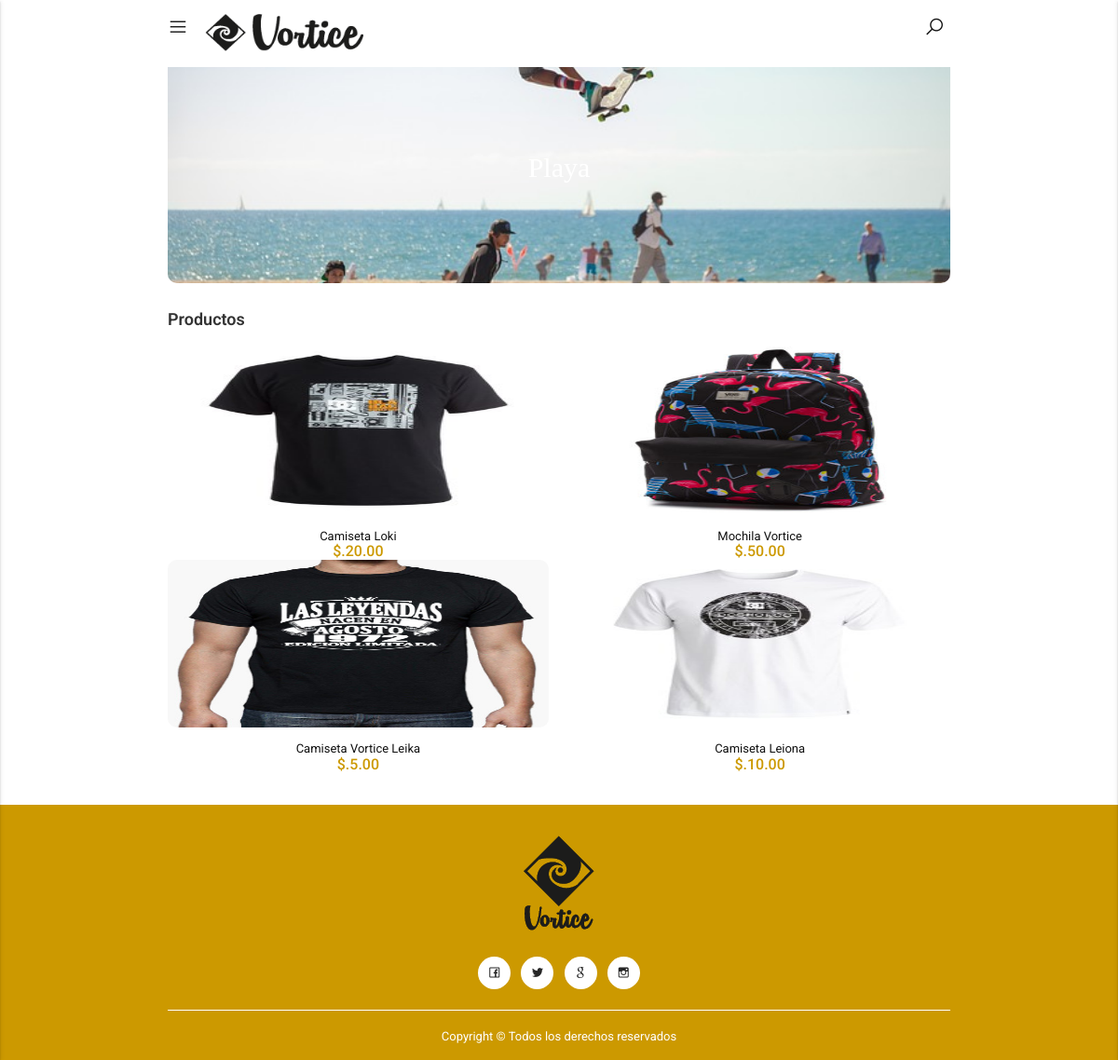
Page /seccion/Hombre/coleccion/Playa/ on the committed database.
### Inicio/models.py (models this page shows, shortened)
class Vortice(models.Model):
    favicon_amarillo=models.ImageField(upload_to='favicon', help_text='imagenes 20*20')
    favicon_negro = models.ImageField(upload_to='favicon', help_text='imagenes 20*20')
    logo_horizontal = models.ImageField(upload_to='favicon',null=True, blank=True, help_text='imagenes 20*20')
    logo_amarillo = models.ImageField(upload_to='favicon', help_text='imagenes 20*20')
    logo_negro = models.ImageField(upload_to='favicon', help_text='imagenes 20*20')
    representante = models.CharField(max_length=100, null=True, blank=True)
    celular = models.CharField(max_length=11, null=True, blank=True)
    celular2 = models.CharField(max_length=100, null=True, blank=True)
    correo = models.EmailField(null=True, blank=True)
    titulo = models.CharField(max_length=100, null=True, blank=True)
    nosotros=models.TextField(max_length=500, null=True, blank=True)
    imagen = models.ImageField(upload_to='vortice', null=True, blank=True, help_text='imagenes 20*20')
    class Meta:
        verbose_name_plural = "1. Vortice"

### Cliente/models.py (models this page shows, shortened)
class Coleccion(models.Model):
    nuevo=models.BooleanField(default=False)
    seccion=models.ForeignKey(Seccion_Cliente, on_delete=models.CASCADE )
    tema=models.CharField(max_length=30, null=True, blank=True)
    imagen=models.FileField(upload_to='media', null=True, blank=True, help_text='100x100')
    portada=models.FileField(upload_to='media', null=True, blank=True, help_text='100x100')
    icono=models.FileField(upload_to='media', null=True,blank=True, help_text='100x100')
    class Meta:
        verbose_name_plural = "2. Coleccion "

### products/models.py (models this page shows, shortened)
class Product(models.Model):
    orden = models.IntegerField(default=0)
    offer = models.BooleanField(default=False)
    new = models.BooleanField(default=False)
    stock = models.BooleanField(default=True)
    prenda=models.ForeignKey(Prenda, on_delete=models.CASCADE, null=True, blank=True )
    titulo=models.CharField(max_length=50, null=True, blank=True)
    imagen=models.ImageField(upload_to='media', null=True, blank=True, help_text='100x100')
    imagen_2=models.ImageField(upload_to='media', null=True, blank=True, help_text='100x100')
    imagen_3 = models.ImageField(upload_to='media', null=True, blank=True, help_text='100x100')
    imagen_4 = models.ImageField(upload_to='media', null=True, blank=True, help_text='100x100')
    talla=models.CharField(max_length=50, null=True, blank=True)
    precio=models.DecimalField(max_digits=999, decimal_places=2)
    precio_oferta=models.DecimalField(max_digits=999, decimal_places=2, null=True, blank=True)
    descripcion=models.CharField(max_length=500, null=True, blank=True)
    create_at = models.DateTimeField(auto_now_add=True, null=True, blank=True)
    class Meta:
        verbose_name_plural = "1. Producto "

### Inicio/views.py (the view)
# urls.py: path('seccion/<slug:seccion>/coleccion/<slug:coleccion>/',coleccion_filtro),
def coleccion_filtro(request,seccion,coleccion):
    contexto ={
        'prenda': Prenda.objects.all(),
        'seccion': Seccion_Cliente.objects.all(),
        'vortice':Vortice.objects.all().first(),
        'prendas': Prenda.objects.filter(coleccion__seccion__seccion=seccion),
        'colecciones': Coleccion.objects.filter(seccion__seccion=seccion),
        'colec': Coleccion.objects.filter(tema=coleccion).first(),
        'redes': Contacto_redes.objects.all(),
        'products': Product.objects.filter(prenda__coleccion__tema=coleccion ),
        'blogs': Blogs.objects.all(),
        'categorias': Categoria.objects.all(),
    }
    return render(request, 'coleccion.html', contexto)

### templates/coleccion.html
{% extends 'index.html' %}
{% block principal %}
    <div class="container">
        <div class="slide">
            <div class="slide-show owl-carousel owl-theme">
                <div class="slide-content ">
                    <img src="/media/{{ colec.portada }}" alt="">
                    <div class="caption">
                        <h1 style="color: #ffffff ; font-family:Brush Script MT;">{{ colec.tema }}</h1>
                    </div>
                </div>
            </div>
        </div>
    </div>
    <br><br><br><br><br>
    <div style="margin-top: -100px" class="b-seller segments">
        <div class="container">
            <div class="section-title">
                <h3>Productos</h3>
            </div>
            <div class="row">
                {% for produc in products %}
                    <div class="col s6">
                        <div class="content">
                            <div class="image">
                                <img src="/media/{{ produc.imagen }}" alt="" width="100" height="180">
                            </div>
                            <div class="text">
                                <a href="/producto_detalle/{{ produc.id }}/">
                                    <p style="text-align: center">{{ produc.titulo }}</p>
                                </a>
                                {% if produc.offer %}
                                    <p style="text-align: center; margin-top: -10px"><del>$.{{ produc.precio }}</del></p>
                                    <h5 style="text-align: center ; margin-top: -10px">$.{{ produc.precio_oferta }}</h5>
                                {% else %}
                                    <h5 style="text-align: center; margin-top: -10px">$.{{ produc.precio }}</h5>
                                {% endif %}
                            </div>
                        </div>
                    </div>
                {% endfor %}
            </div>
        </div>
    </div>
{% endblock %}

### templates/index.html (shortened to what this page needs)
{% load static %}
<!DOCTYPE html>
<html lang="zxx">
<head>
    <link rel="stylesheet" href="/static/css/materialize.css">
    <link rel="stylesheet" href="/static/css/loaders.css">
    <link rel="stylesheet" href="/static/css/line-awesome.css">
    <link rel="stylesheet" href="/static/css/line-awesome-font-awesome.css">
    <link rel="stylesheet" href="/static/css/owl.carousel.min.css">
    <link rel="stylesheet" href="/static/css/owl.theme.default.min.css">
    <link rel="stylesheet" href="/static/css/style.css">
</head>
<body>
<div class="navbar">
    <div class="container">
        <div class="row">
            <div class="col s6">
                <div class="content-left">
                    <a href="#slide-out" data-activates="slide-out" class="sidebar"><i class="fa fa-bars"></i></a>
                    <a href="/">
                        <img src="/media/{{ vortice.logo_horizontal }}" alt="" width="170" height="40">
                    </a>
                </div>
            </div>
            <div class="col s6">
                <div class="content-right">
                    <a href="#slide-out-right" data-activates="slide-out-right" class="sidebar-search"><i
                            class="fa fa-search"></i></a>
                </div>
            </div>
        </div>
    </div>
</div>
{% block principal %}{% endblock %}
<footer>
    <div class="container">
        <img src="/media/{{ vortice.logo_negro }}" alt="">
        <ul>
            <li><a href=""><i class="fa fa-facebook"></i></a></li>
            <li><a href=""><i class="fa fa-twitter"></i></a></li>
            <li><a href=""><i class="fa fa-google"></i></a></li>
            <li><a href=""><i class="fa fa-instagram"></i></a></li>
        </ul>
        <p>Copyright © Todos los derechos reservados</p>
    </div>
</footer>
</body>
</html>

### static/css/style.css (style rules this page uses)
body { font-family: 'Roboto', sans-serif; color: #888; font-size: 13px; background: #fff; }
h1, h2, h3, h4, h5, h6 { line-height: 110%; margin: 0; font-family: 'Roboto', sans-serif; font-weight: 500; color: #333; }
h1 { font-size: 30px; }
h3 { font-size: 22px; }
h5 { font-size: 16px; }
p { margin: 8px 0; }
a { color: #111; }
.segments { padding: 35px 0; }
.section-title { margin-bottom: 20px; }
.section-title h3 { font-size: 18px; font-weight: 600; }
.navbar { padding: 15px 0 11px; background-color: #fff; position: fixed; width: 100%; top: 0; left: 0; right: 0; z-index: 99; }
.navbar i { font-size: 22px; margin-top: 3px; }
.navbar .content-left { display: inline-flex; }
.navbar .content-right { text-align: right; }
.navbar .row { margin-bottom: 0; }
.navbar .content-left .sidebar { margin-right: 18px; }
.navbar .content-right .sidebar-search { margin-right: 14px; }
.navbar .content-right .sidebar-cart i, .navbar .content-right .sidebar-search i { position: relative; left: 8px; }
.slide { height: 250px; margin-top: 54px; }
.slide .slide-content { height: 250px; position: relative; overflow: hidden; border-radius: 10px; }
.slide .slide-content img { width: 100%; height: 100%; object-fit: cover; }
.slide .slide-content .caption { position: absolute; top: 50%; transform: translateY(-50%); margin: 0 auto; left: 0; right: 0; padding: 15px; text-align: center; }
.b-seller.segments { padding-top: 31px; }
.b-seller .row:last-child { margin-bottom: 0; }
.b-seller .content .image img { width: 100%; border-radius: 10px; }
.b-seller .content .text h5 { color: #cc9900; }
footer { padding: 33px 0 8px; text-align: center; background: #cc9900; }
footer img { margin-bottom: 20px; }
footer ul { padding: 0; margin: 0; border-bottom: 1px solid #fff; padding-bottom: 20px; margin-bottom: 18px; }
footer ul li { display: inline-block; margin: 2px 4px; }
footer ul li a i { background: #fff; width: 35px; height: 35px; line-height: 35px !important; border-radius: 50%; font-size: 16px !important; color: #262626; }
footer p { color: #fff; }

### rows in the picture
Vortice: logo_horizontal (picture), logo_negro (picture)
Coleccion: portada (picture)
Product: imagen (picture), titulo "Camiseta Loki", precio "20.00"
Product: imagen (picture), titulo "Mochila Vortice", precio "50.00"
Product: imagen (picture), titulo "Camiseta Vortice Leika", precio "5.00"
Product: imagen (picture), titulo "Camiseta Leiona", precio "10.00"
